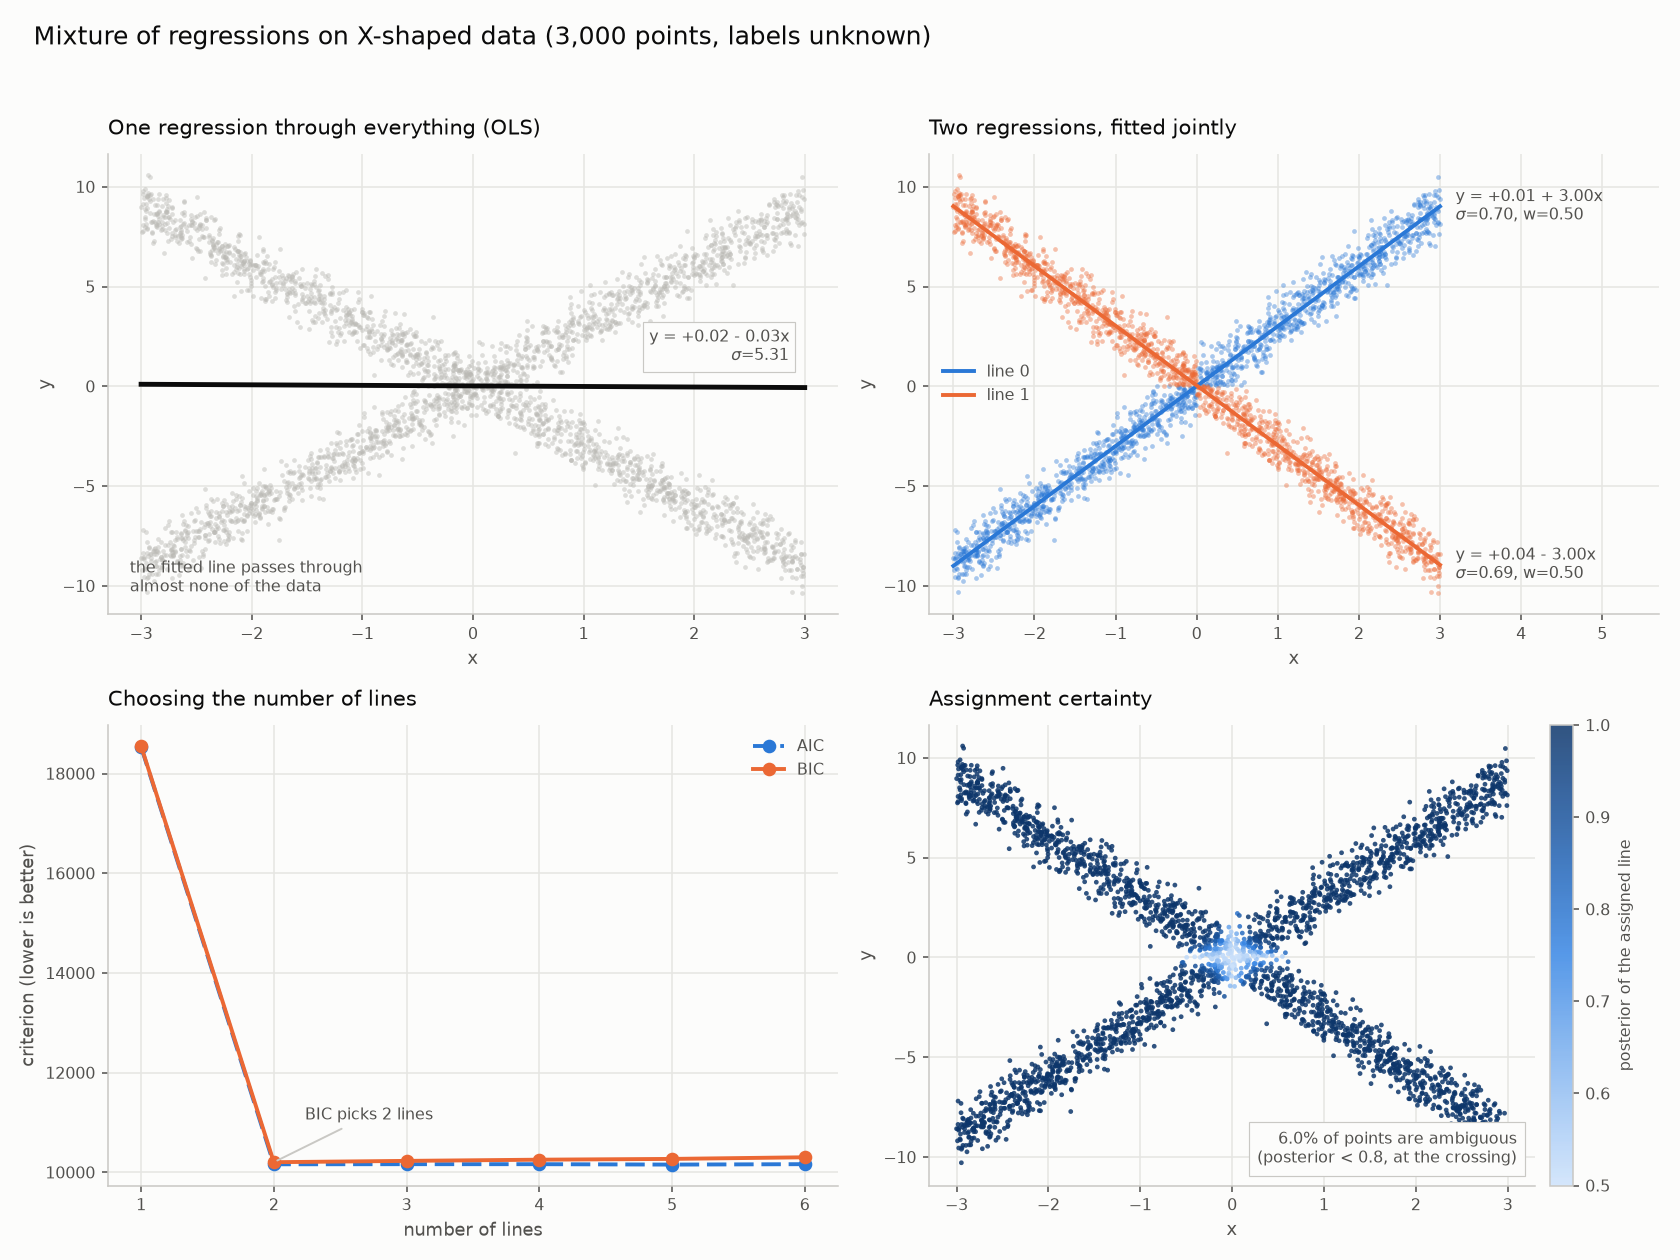

This chart was generated by the following Python code:
"""Two regression lines crossing in an X, and why one regression cannot see them.

Run with ``python examples/mixture_regression.py`` (add ``--show`` to open a
window). The figure is written next to this script.

The data is an X: half the points follow ``y = 3x``, half follow ``y = -3x``,
and nothing marks which is which. Ordinary least squares has to answer with a
single line, so it returns the average of the two — a flat line through the
middle that describes no point in the dataset. The mixture fits both arms and
the assignment at the same time.

Panels, clockwise from top left:
    1. one regression through everything, which is what OLS must return;
    2. the two-component fit, recovering both arms;
    3. AIC/BIC against the number of lines;
    4. assignment certainty, which collapses where the arms cross.
"""

from __future__ import annotations
import argparse
import itertools
from pathlib import Path
import matplotlib.pyplot as plt
import numpy as np
from matplotlib.colors import LinearSegmentedColormap
from _style import GRID, HAIRLINE, INK, INK_SOFT, SEQUENTIAL, SERIES, SURFACE, colour_by, style_axes
from em import EM

# (weight, intercept, slope, sigma) — two arms of an X.
TRUE_LINES = [
    (0.5, 0.0, 3.0, 0.7),
    (0.5, 0.0, -3.0, 0.7),
]
N_SAMPLES = 3_000
X_RANGE = (-3.0, 3.0)
CANDIDATE_GROUPS = range(1, 7)


def make_data(seed: int = 4) -> tuple[np.ndarray, np.ndarray, np.ndarray]:
    """Draw the X. Returns (x, y, true label)."""
    rng = np.random.default_rng(seed)
    weights = np.array([w for w, _, _, _ in TRUE_LINES])
    labels = rng.choice(len(TRUE_LINES), size=N_SAMPLES, p=weights)
    x = rng.uniform(*X_RANGE, size=N_SAMPLES)
    y = np.empty(N_SAMPLES)
    for k, (_, intercept, slope, sigma) in enumerate(TRUE_LINES):
        mask = labels == k
        y[mask] = intercept + slope * x[mask] + rng.normal(0, sigma, int(mask.sum()))
    return x, y, labels


def line_label(intercept: float, slope: float, sigma: float) -> str:
    return f"y = {intercept:+.2f} {'+' if slope >= 0 else '-'} {abs(slope):.2f}x\n$\\sigma$={sigma:.2f}"


def plot_single_fit(ax, x, y, single) -> None:
    """What one regression must answer: the average of two opposite slopes."""
    grid = np.linspace(*X_RANGE, 200)
    intercept, slope, sigma = single.params_[0]
    ax.scatter(x, y, s=6, color="#b9b8b3", alpha=0.45, linewidths=0)
    ax.plot(grid, intercept + slope * grid, color=INK, linewidth=2.5)
    ax.annotate(
        line_label(intercept, slope, sigma),
        xy=(grid[-1], intercept + slope * grid[-1]), xytext=(-8, 14),
        textcoords="offset points", ha="right", fontsize=8, color=INK_SOFT,
        bbox={"facecolor": SURFACE, "edgecolor": HAIRLINE, "linewidth": 0.6, "pad": 3},
    )
    ax.annotate(
        "the fitted line passes through\nalmost none of the data",
        xy=(0.03, 0.05), xycoords="axes fraction", fontsize=8, color=INK_SOFT,
    )
    style_axes(ax, "One regression through everything (OLS)", "x", "y")


def plot_mixture_fit(ax, x, y, model, colours) -> None:
    """The same data, fitted as a mixture: both arms and the assignment."""
    assignment = model.classify()
    grid = np.linspace(*X_RANGE, 200)
    for k in np.argsort(-model.params_[:, 1]):
        colour = colours[int(k)]
        mask = assignment == k
        ax.scatter(x[mask], y[mask], s=6, color=colour, alpha=0.4, linewidths=0)
        intercept, slope, sigma = model.params_[k]
        ax.plot(grid, intercept + slope * grid, color=colour, linewidth=2.0, label=f"line {k}")
        ax.annotate(
            line_label(intercept, slope, sigma) + f", w={model.weights_[k]:.2f}",
            xy=(grid[-1], intercept + slope * grid[-1]), xytext=(8, 0),
            textcoords="offset points", ha="left", va="center", fontsize=8, color=INK_SOFT,
        )
    span = X_RANGE[1] - X_RANGE[0]
    ax.set_xlim(X_RANGE[0] - 0.05 * span, X_RANGE[1] + 0.45 * span)
    style_axes(ax, "Two regressions, fitted jointly", "x", "y")
    # The arms leave the middle-left empty; the corners are taken by labels.
    ax.legend(frameon=False, fontsize=8, labelcolor=INK_SOFT, loc="center left")


def plot_model_selection(ax, scores) -> None:
    groups = sorted(scores)
    styles = (("AIC", 0, SERIES[0], (0, (5, 2))), ("BIC", 1, SERIES[1], "solid"))
    for name, index, colour, dashes in styles:
        ax.plot(
            groups, [scores[k][index] for k in groups], color=colour, linewidth=2.0,
            linestyle=dashes, marker="o", markersize=6, label=name,
        )
    best = min(groups, key=lambda k: scores[k][1])
    ax.annotate(
        f"BIC picks {best} lines",
        xy=(best, scores[best][1]), xytext=(16, 22), textcoords="offset points",
        fontsize=8, color=INK_SOFT,
        arrowprops={"arrowstyle": "-", "color": HAIRLINE, "linewidth": 1.0},
    )
    style_axes(ax, "Choosing the number of lines", "number of lines", "criterion (lower is better)")
    ax.set_xticks(groups)
    ax.legend(frameon=False, fontsize=8, labelcolor=INK_SOFT)


def plot_certainty(ax, fig, x, y, model) -> None:
    """At the crossing the arms are genuinely indistinguishable."""
    certainty = model.predict_proba().max(axis=1)
    ramp = LinearSegmentedColormap.from_list("blues", SEQUENTIAL)
    dots = ax.scatter(x, y, c=certainty, cmap=ramp, s=6, alpha=0.85, linewidths=0,
                      vmin=1.0 / len(TRUE_LINES), vmax=1.0)
    bar = fig.colorbar(dots, ax=ax, pad=0.02)
    bar.set_label("posterior of the assigned line", fontsize=8, color=INK_SOFT)
    bar.ax.tick_params(colors=INK_SOFT, labelsize=8, length=3)
    bar.outline.set_edgecolor(HAIRLINE)
    ambiguous = (certainty < 0.8).mean()
    ax.annotate(
        f"{ambiguous:.1%} of points are ambiguous\n(posterior < 0.8, at the crossing)",
        xy=(0.97, 0.05), xycoords="axes fraction", ha="right", fontsize=8, color=INK_SOFT,
        bbox={"facecolor": SURFACE, "edgecolor": HAIRLINE, "linewidth": 0.6, "pad": 4},
    )
    style_axes(ax, "Assignment certainty", "x", "y")


def main() -> None:
    parser = argparse.ArgumentParser(description=__doc__)
    parser.add_argument("--show", action="store_true", help="open the figure in a window")
    parser.add_argument("--seed", type=int, default=4)
    args = parser.parse_args()

    x, y, truth = make_data(args.seed)

    scores = {}
    for k in CANDIDATE_GROUPS:
        candidate = EM("linear-regression", seed=0).train(x, n_groups=k, n_init=8, y=y)
        scores[k] = (candidate.aic(), candidate.bic())

    # n_groups=1 is ordinary least squares: one line, every point weighted equally.
    single = EM("linear-regression", seed=0).train(x, n_groups=1, y=y)
    n_groups = min(scores, key=lambda k: scores[k][1])
    model = EM("linear-regression", seed=0).train(x, n_groups=n_groups, n_init=12, y=y)

    print("single regression (n_groups=1):")
    print(f"   intercept={single.params_[0][0]:+.3f}, slope={single.params_[0][1]:+.3f}, "
          f"sigma={single.params_[0][2]:.3f}")
    print("\n" + model.summary())
    print("\ntrue lines (weight, intercept, slope, sigma):")
    for line in TRUE_LINES:
        print("  ", line)
    print(f"\nresidual spread: {single.params_[0][2]:.2f} for one line, "
          f"{model.params_[:, 2].mean():.2f} for the mixture")

    labels = model.classify()
    agreement = (
        max((labels == np.take(perm, truth)).mean() for perm in itertools.permutations(range(n_groups)))
        if n_groups == len(TRUE_LINES) else float("nan")
    )
    print(f"assignment accuracy: {agreement:.3f}")

    colours = colour_by(np.argsort(-model.params_[:, 1]))
    fig, axes = plt.subplots(2, 2, figsize=(12, 9), facecolor=SURFACE)
    for ax in axes.ravel():
        ax.set_facecolor(SURFACE)
    plot_single_fit(axes[0, 0], x, y, single)
    plot_mixture_fit(axes[0, 1], x, y, model, colours)
    plot_model_selection(axes[1, 0], scores)
    plot_certainty(axes[1, 1], fig, x, y, model)
    fig.suptitle(
        f"Mixture of regressions on X-shaped data ({N_SAMPLES:,} points, labels unknown)",
        fontsize=13, color=INK, x=0.02, ha="left",
    )
    fig.tight_layout(rect=(0, 0, 1, 0.96))

    out = Path(__file__).with_suffix(".png")
    fig.savefig(out, dpi=140, facecolor=SURFACE)
    print(f"\nwrote {out}")
    if args.show:
        plt.show()


if __name__ == "__main__":
    main()
